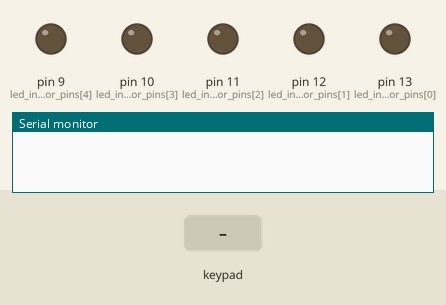
A sketch run on a simulated Arduino Uno, built with avr-gcc and run on an emulated ATmega328P. Shown: output pins drawn as LEDs (lit = HIGH), the last lines printed to the serial monitor. Dashed ring = blinking. The test bench sets the inputs (shaded band).

Above: at 1.2 s.
1.3 s: keypad keys 5 4 3 2 # pressed 0.4 s apart
At 3.1 s:
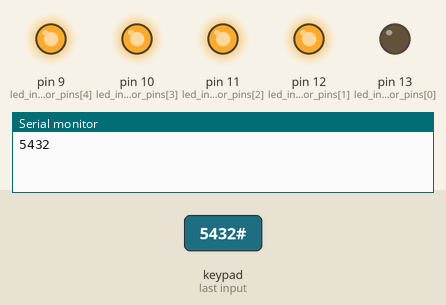
5.4 s: key '*' pressed
At 6.3 s:
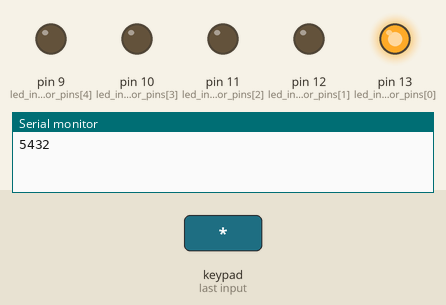
6.9 s: key '#' pressed
At 7.2 s:
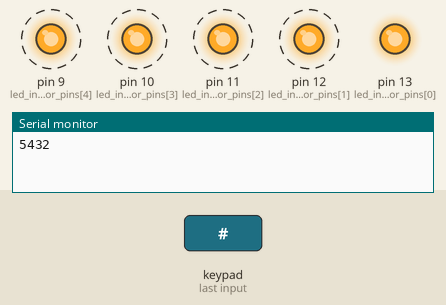
9.4 s: keypad keys 8 7 6 * pressed 0.4 s apart
At 11.6 s:
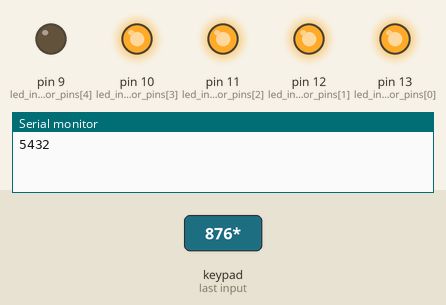
Timing chart, 0 to 13.1 s (numbered marks = the images above; inputs shaded):
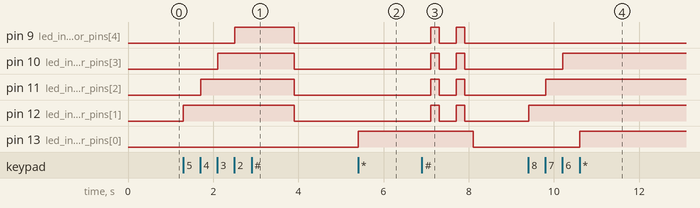

Measured:
- after the input at 1.3 s, pin 9 (led_indicator_pins[4]): LOW → HIGH after 1.2 s, → LOW 1.4 s later; pin 10 (led_indicator_pins[3]): LOW → HIGH after 0.81 s, → LOW 1.8 s later; pin 11 (led_indicator_pins[2]): LOW → HIGH after 0.40 s, → LOW 2.2 s later; pin 12 (led_indicator_pins[1]): LOW → HIGH at once, → LOW 2.6 s later
- after the input at 5.4 s, pin 13 (led_indicator_pins[0]): LOW → HIGH at once
- after the input at 6.9 s, pin 9 (led_indicator_pins[4]), pin 10 (led_indicator_pins[3]), pin 11 (led_indicator_pins[2]), pin 12 (led_indicator_pins[1]): alternates HIGH for 0.20 s and LOW for 0.40 s, 4 changes in all, then stays LOW, starting after 0.21 s; pin 13 (led_indicator_pins[0]): HIGH → LOW after 1.2 s
- after the input at 9.4 s, pin 10 (led_indicator_pins[3]): LOW → HIGH after 0.80 s; pin 11 (led_indicator_pins[2]): LOW → HIGH after 0.40 s; pin 12 (led_indicator_pins[1]): LOW → HIGH at once; pin 13 (led_indicator_pins[0]): LOW → HIGH after 1.2 s

The sketch:

keypad_firmware.ino
```cpp
#include <Keypad.h>

const byte ROWS = 4; //four rows
const byte COLS = 3; //three columns

const byte led_indicator_pins[] = {13, 12, 11, 10, 9};

const byte state_indicator_led = led_indicator_pins[0];  //led is on for inputing new password off otherwise

String data_from_serial = ""; //stores data received from serial

String data_from_keypad = ""; //stores key presses from keypad

byte inputing_new_passcode = 0;

char Keys[ROWS][COLS] = {
  {'1','2','3'},
  {'4','5','6'},
  {'7','8','9'},
  {'*','0','#'}
};

byte row_pins[ROWS] = {5,4,3,2}; //connect to the row pinouts of the keypad
byte col_pins[COLS] = {8,7,6}; //connect to the column pinouts of the keypad

//initialize an instance of class NewKeypad
Keypad customKeypad = Keypad( makeKeymap(Keys), row_pins, col_pins, ROWS, COLS);

byte indicator_led = 1;

void setup(){
  Serial.begin(9600);

  //set all the led_indicator_pins to OUTPUT
  for(byte i = 0; i < 5; i++){
    pinMode(led_indicator_pins[i], OUTPUT);
  }

}

void loop(){
  int incoming_data = check_serial();
  if(incoming_data){
    resolve_serial_msg();
    data_from_serial = "";
  }

  char key_pressed = customKeypad.getKey();

  if (key_pressed){
//    Serial.println();
//    Serial.println(key_pressed);
    if(key_pressed == '#'){
      byte valid_input = check_data(data_from_keypad);
      if(valid_input){
        Serial.print(data_from_keypad);
        delay(1000);
      }
      keypad_input_cleanup();
    } else if(key_pressed == '*'){
      data_from_keypad += key_pressed;
      inputing_new_passcode = 1;
      digitalWrite(state_indicator_led, 1);
    } else if(inputing_new_passcode && (data_from_keypad.lastIndexOf("*") == 5)){
      data_from_keypad += key_pressed;
      update_led_indicators();
      indicator_led++;
    } else {
      data_from_keypad += key_pressed;
      if((data_from_keypad.length() > 6 && inputing_new_passcode)
        || (!inputing_new_passcode)){
        update_led_indicators();
        indicator_led++;
      }
    }
  }
}

/////////////////////////////////////////////////////////////////////////////////////////////////////////////////////////////////////////////////

int check_serial(){

  //check serial for incoming data and save the data to
  //data_from_serial variable

  if(Serial.available()){
    while(Serial.available()){
      char data = Serial.read();
      data_from_serial += data;
    }
    return 1;
  }
  return 0;
}

/////////////////////////////////////////////////////////////////////////////////////////////////////////////////////////////////////////////////

void keypad_input_cleanup(){

  //resets keypad input variables to default states

  data_from_keypad = "";
  inputing_new_passcode = 0;
  indicator_led = 1;
  for(byte i = 0; i < 5; i++){
    digitalWrite(led_indicator_pins[i], LOW);
  }
}

/////////////////////////////////////////////////////////////////////////////////////////////////////////////////////////////////////////////////

byte check_data(String data){

  //function to check if data string meets transmission requirements
  //i.e is the right length for the required function

  if(inputing_new_passcode){
    if(data_from_keypad.length() != 10){
      flash_leds(2, 200);
      return 0;
    }
  } else if(data_from_keypad.length() != 4){
      flash_leds(2, 200);
      return 0;
  } else {
    return 1;
  }
}

/////////////////////////////////////////////////////////////////////////////////////////////////////////////////////////////////////////////////

void flash_leds(byte number_of_flashes, long int delay_duration){

  //utility function to flash leds

  for(uint8_t i = 0; i < number_of_flashes; i++){

    for(uint8_t j = 0; j < 4; j++){
      digitalWrite(led_indicator_pins[j + 1], LOW);
    }

    delay(delay_duration);

    for(uint8_t j = 0; j < 4; j++){
      digitalWrite(led_indicator_pins[j + 1], HIGH);
    }

    delay(delay_duration);

    for(uint8_t j = 0; j < 4; j++){
      digitalWrite(led_indicator_pins[j + 1], LOW);
    }

    delay(delay_duration);
  }
}

/////////////////////////////////////////////////////////////////////////////////////////////////////////////////////////////////////////////////

void resolve_serial_msg(){

  //outputs different flashing signals showing alarm system response
  Serial.println(data_from_serial);
  if(data_from_serial.indexOf("INVALID PASSCODE") >= 0){
    flash_leds(3, 200);
  }
  if(data_from_serial.indexOf("INVALID. NO PASSCODE SET") >= 0){
    flash_leds(4, 200);
  }
  if(data_from_serial.indexOf("INVALID PASSCODE LENGTH") >= 0){
    flash_leds(2, 200);
  }
  if(data_from_serial.indexOf("SUCCESS") >= 0){
    flash_leds(1, 700);
  }
}

/////////////////////////////////////////////////////////////////////////////////////////////////////////////////////////////////////////////////

void update_led_indicators(){

  //update the led indicators

  digitalWrite(led_indicator_pins[indicator_led], HIGH);
  if(indicator_led > 4){
    indicator_led = 1;
  }
}
```
